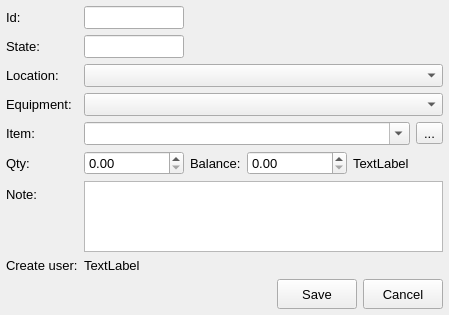
<?xml version="1.0" encoding="UTF-8"?>
<ui version="4.0">
 <class>RequestEditWidget</class>
 <widget class="QWidget" name="RequestEditWidget">
  <property name="geometry">
   <rect>
    <x>0</x>
    <y>0</y>
    <width>449</width>
    <height>315</height>
   </rect>
  </property>
  <property name="font">
   <font>
    <family>Tahoma</family>
    <pointsize>10</pointsize>
   </font>
  </property>
  <property name="windowTitle">
   <string>Form</string>
  </property>
  <layout class="QFormLayout" name="formLayout">
   <property name="leftMargin">
    <number>6</number>
   </property>
   <property name="topMargin">
    <number>6</number>
   </property>
   <property name="rightMargin">
    <number>6</number>
   </property>
   <property name="bottomMargin">
    <number>6</number>
   </property>
   <item row="0" column="0">
    <widget class="QLabel" name="label_6">
     <property name="text">
      <string>Id:</string>
     </property>
     <property name="buddy">
      <cstring>edId</cstring>
     </property>
    </widget>
   </item>
   <item row="0" column="1">
    <widget class="QLineEdit" name="edId">
     <property name="maximumSize">
      <size>
       <width>100</width>
       <height>16777215</height>
      </size>
     </property>
     <property name="readOnly">
      <bool>true</bool>
     </property>
    </widget>
   </item>
   <item row="1" column="0">
    <widget class="QLabel" name="label_9">
     <property name="text">
      <string>State:</string>
     </property>
     <property name="buddy">
      <cstring>edState</cstring>
     </property>
    </widget>
   </item>
   <item row="1" column="1">
    <widget class="QLineEdit" name="edState">
     <property name="maximumSize">
      <size>
       <width>100</width>
       <height>16777215</height>
      </size>
     </property>
     <property name="readOnly">
      <bool>true</bool>
     </property>
    </widget>
   </item>
   <item row="2" column="0">
    <widget class="QLabel" name="label_3">
     <property name="text">
      <string>Location:</string>
     </property>
     <property name="buddy">
      <cstring>cmbLocation</cstring>
     </property>
    </widget>
   </item>
   <item row="2" column="1">
    <widget class="AdvComboBox" name="cmbLocation"/>
   </item>
   <item row="3" column="0">
    <widget class="QLabel" name="label">
     <property name="text">
      <string>Equipment:</string>
     </property>
     <property name="buddy">
      <cstring>cmbEquipment</cstring>
     </property>
    </widget>
   </item>
   <item row="3" column="1">
    <widget class="TreeComboBox" name="cmbEquipment"/>
   </item>
   <item row="4" column="0">
    <widget class="QLabel" name="label_2">
     <property name="text">
      <string>Item:</string>
     </property>
     <property name="buddy">
      <cstring>cmbItem</cstring>
     </property>
    </widget>
   </item>
   <item row="4" column="1">
    <layout class="QHBoxLayout" name="horizontalLayout_3">
     <item>
      <widget class="AdvComboBox" name="cmbItem">
       <property name="editable">
        <bool>true</bool>
       </property>
      </widget>
     </item>
     <item>
      <widget class="QToolButton" name="btnSelectItem">
       <property name="text">
        <string>...</string>
       </property>
      </widget>
     </item>
    </layout>
   </item>
   <item row="5" column="0">
    <widget class="QLabel" name="label_4">
     <property name="text">
      <string>Qty:</string>
     </property>
     <property name="buddy">
      <cstring>edQty</cstring>
     </property>
    </widget>
   </item>
   <item row="5" column="1">
    <layout class="QHBoxLayout" name="horizontalLayout_2">
     <item>
      <widget class="QDoubleSpinBox" name="edQty">
       <property name="minimumSize">
        <size>
         <width>100</width>
         <height>0</height>
        </size>
       </property>
      </widget>
     </item>
     <item>
      <widget class="QLabel" name="label_5">
       <property name="text">
        <string>Balance:</string>
       </property>
      </widget>
     </item>
     <item>
      <widget class="QDoubleSpinBox" name="edBalance">
       <property name="minimumSize">
        <size>
         <width>100</width>
         <height>0</height>
        </size>
       </property>
      </widget>
     </item>
     <item>
      <widget class="QLabel" name="labUnit">
       <property name="text">
        <string>TextLabel</string>
       </property>
      </widget>
     </item>
     <item>
      <spacer name="horizontalSpacer_2">
       <property name="orientation">
        <enum>Qt::Horizontal</enum>
       </property>
       <property name="sizeHint" stdset="0">
        <size>
         <width>40</width>
         <height>20</height>
        </size>
       </property>
      </spacer>
     </item>
    </layout>
   </item>
   <item row="6" column="0">
    <widget class="QLabel" name="label_10">
     <property name="text">
      <string>Note:</string>
     </property>
     <property name="buddy">
      <cstring>edNote</cstring>
     </property>
    </widget>
   </item>
   <item row="6" column="1">
    <widget class="QTextEdit" name="edNote">
     <property name="tabStopWidth">
      <number>80</number>
     </property>
    </widget>
   </item>
   <item row="7" column="0">
    <widget class="QLabel" name="label_7">
     <property name="text">
      <string>Create user:</string>
     </property>
    </widget>
   </item>
   <item row="7" column="1">
    <widget class="QLabel" name="labUser">
     <property name="text">
      <string>TextLabel</string>
     </property>
    </widget>
   </item>
   <item row="8" column="0" colspan="2">
    <layout class="QHBoxLayout" name="horizontalLayout">
     <item>
      <spacer name="horizontalSpacer">
       <property name="orientation">
        <enum>Qt::Horizontal</enum>
       </property>
       <property name="sizeHint" stdset="0">
        <size>
         <width>40</width>
         <height>20</height>
        </size>
       </property>
      </spacer>
     </item>
     <item>
      <widget class="QPushButton" name="btnSave">
       <property name="minimumSize">
        <size>
         <width>0</width>
         <height>30</height>
        </size>
       </property>
       <property name="text">
        <string>Save</string>
       </property>
      </widget>
     </item>
     <item>
      <widget class="QPushButton" name="btnCancel">
       <property name="minimumSize">
        <size>
         <width>0</width>
         <height>30</height>
        </size>
       </property>
       <property name="text">
        <string>Cancel</string>
       </property>
      </widget>
     </item>
    </layout>
   </item>
  </layout>
 </widget>
 <customwidgets>
  <customwidget>
   <class>AdvComboBox</class>
   <extends>QComboBox</extends>
   <header>advcombobox.h</header>
  </customwidget>
  <customwidget>
   <class>TreeComboBox</class>
   <extends>QComboBox</extends>
   <header>treecombobox.h</header>
  </customwidget>
 </customwidgets>
 <resources/>
 <connections/>
</ui>
